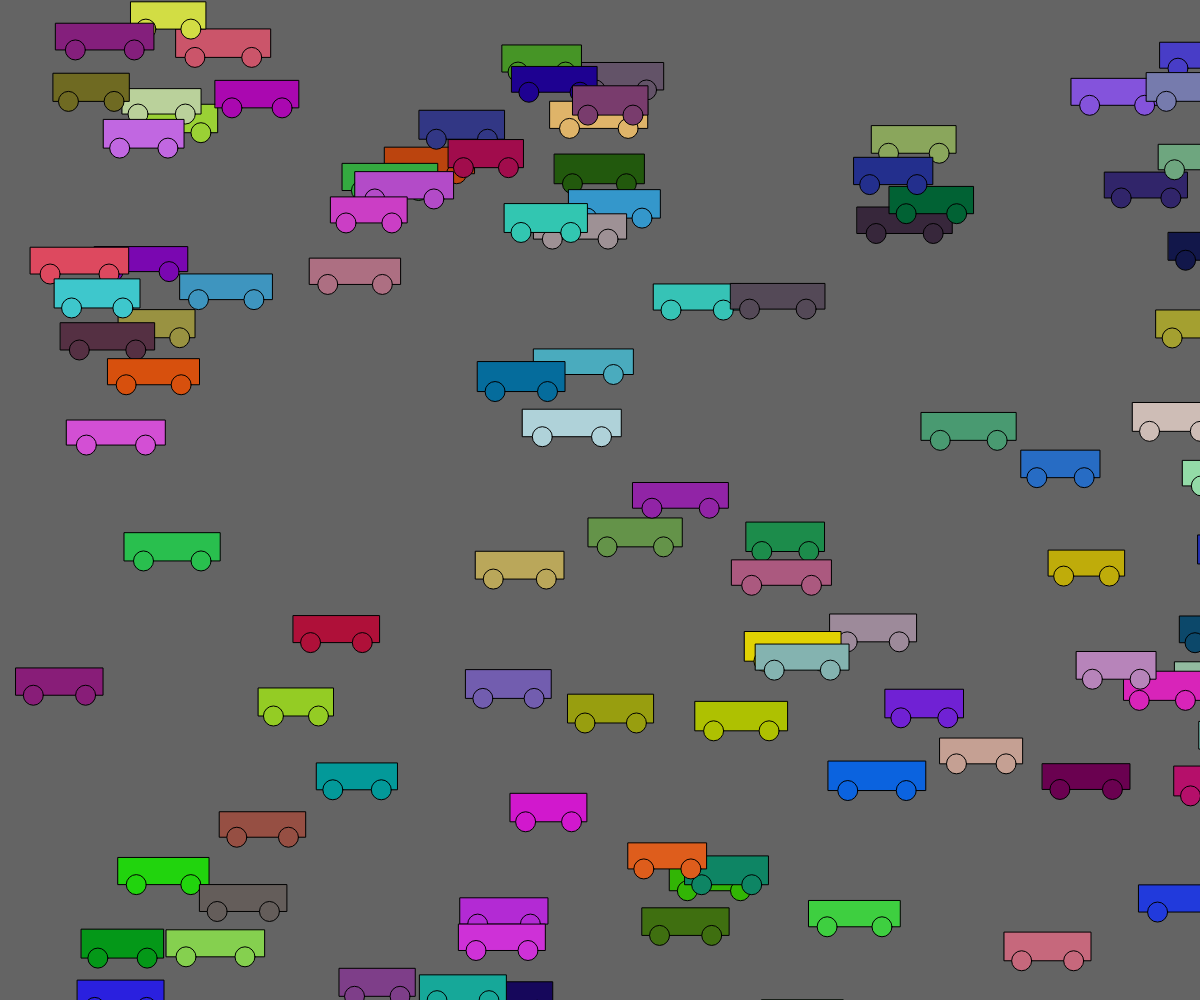
Frame 1 (no input)
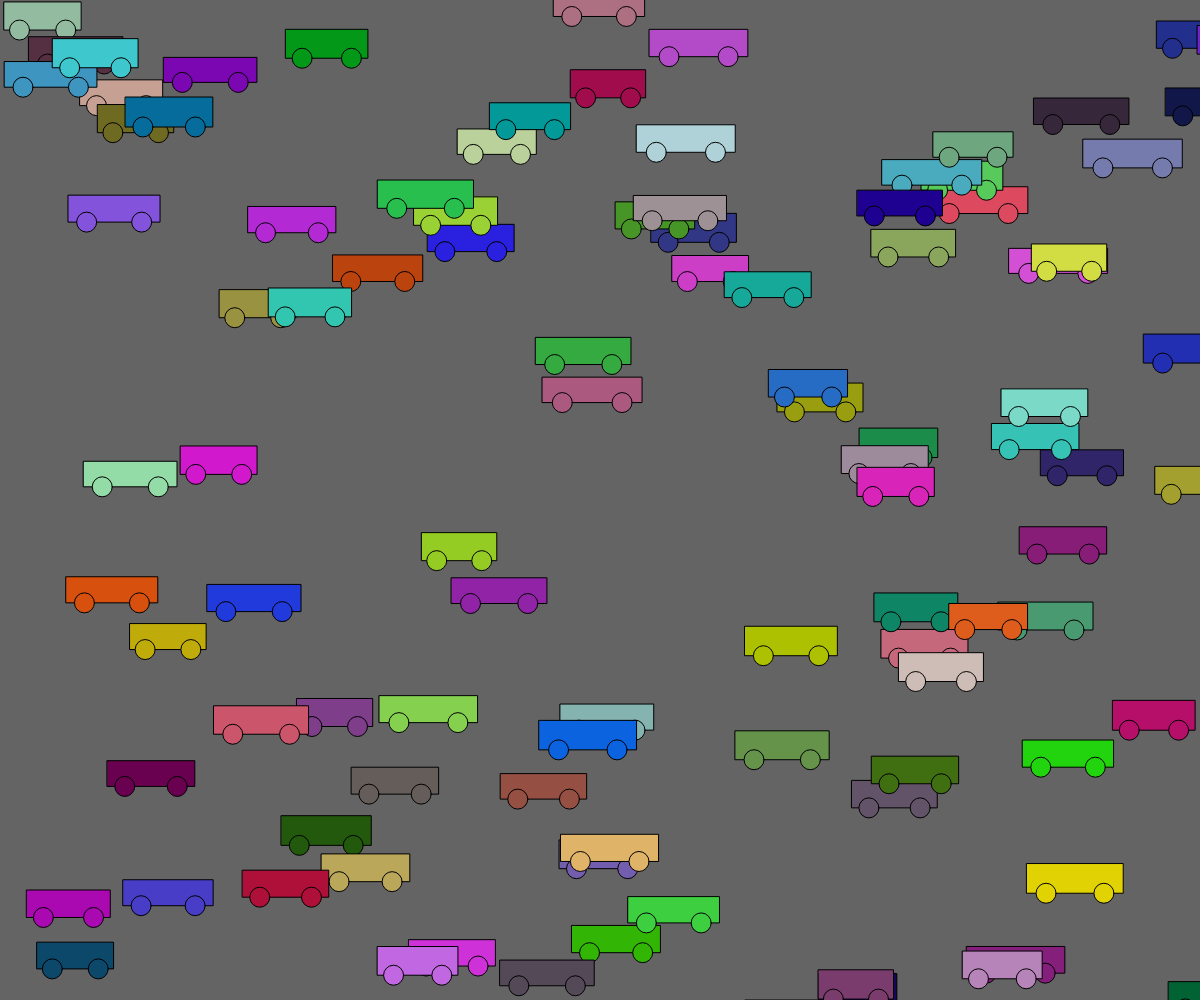
Frame 60 (no input)
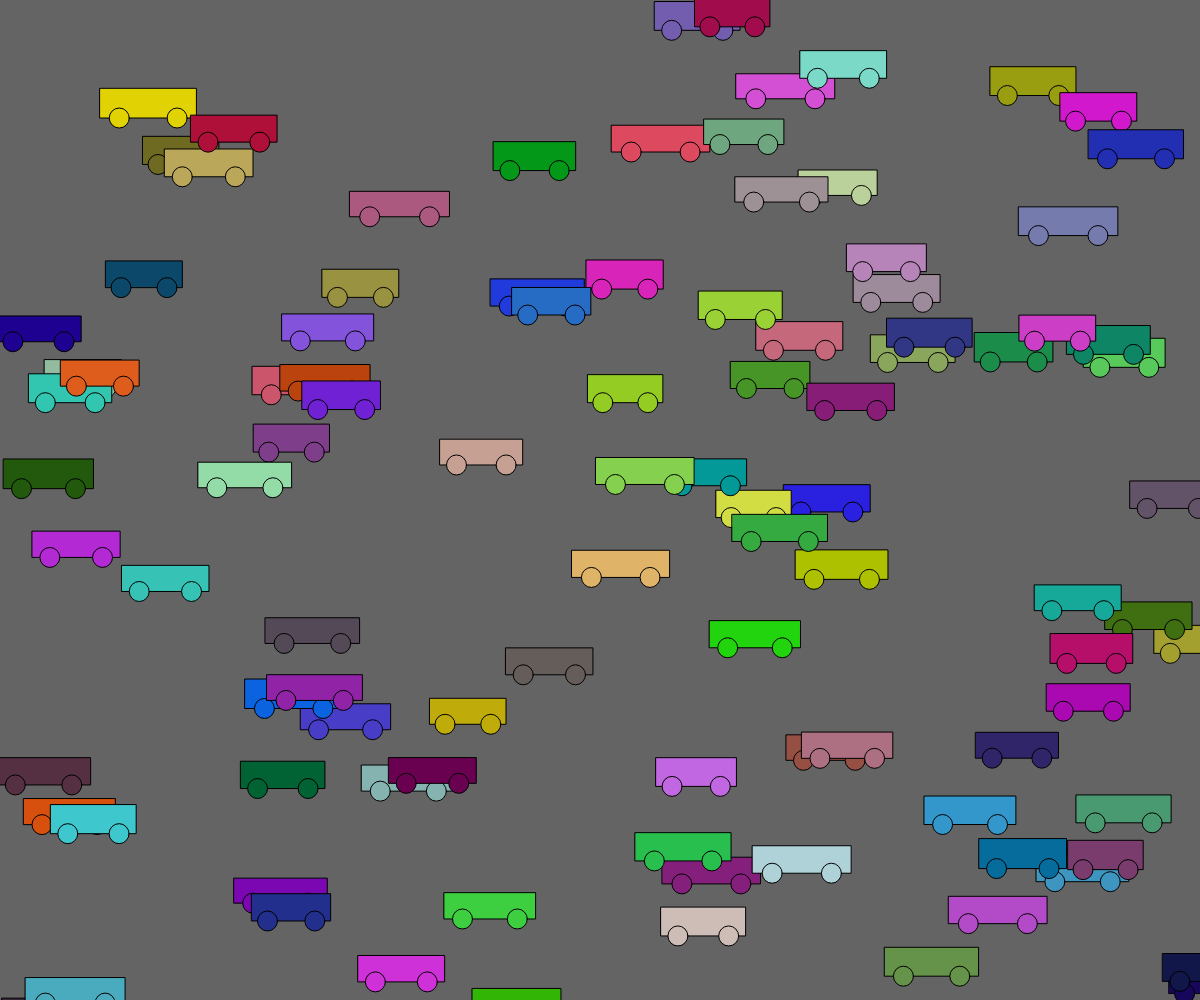
Frame 120 (the mouse pressed at the canvas centre since frame 60)

The p5.js sketch that drew these frames (run headless with seeded random() and noise() and a simulated clock; from frame 60 on, the mouse is pressed at the canvas centre):

// p5.js sketch
// ── sketch.js
let cars = [];
let myCar1;

function setup() {
  createCanvas(windowWidth, windowHeight);

  // Spawn one object
  for(let i = 0; i  < 100; i++){
    cars.push(new Car());
  }
  //myCar1 = new Car();
  ellipseMode(CENTER);

}

function draw() {
  background(100);
  for(let i = 0; i  < cars.length; i++){
    cars[i].display();
    cars[i].move();
  }

  // myCar.display();
  // myCar.move();
  // myCar1.display();
  // myCar1.move();
}




class Car {

  // constructor and attributes
  constructor() {
    this.pos = createVector(random(width),random(height)) ;  // initialize your attributes here
    this.vel = createVector(random(-6,6),random(-6,6))
    this.scale = createVector(random(75,100),random(25,30))

    this.color = color(random(225),random(225),random(225))
  }

  // methods

  display() {
    fill(this.color);
    rect(this.pos.x, this.pos.y, this.scale.x, this.scale.y);
    ellipse(this.pos.x + (this.scale.x/5), this.pos.y + this.scale.y, 20, 20);
    ellipse(this.pos.x + (this.scale.x/5*4), this.pos.y + this.scale.y, 20, 20);

  }

  move() {
    this.pos.add(this.vel);
    if(this.pos.x > width){
      this.pos.x = -10;
    }
    if(this.pos.x < -10){
      this.pos.x = width;
    }
    if(this.pos.y > height){
      this.pos.y = -10;
    }
    if(this.pos.y < -10){
      this.pos.y = height;
    }
  }
  
}
